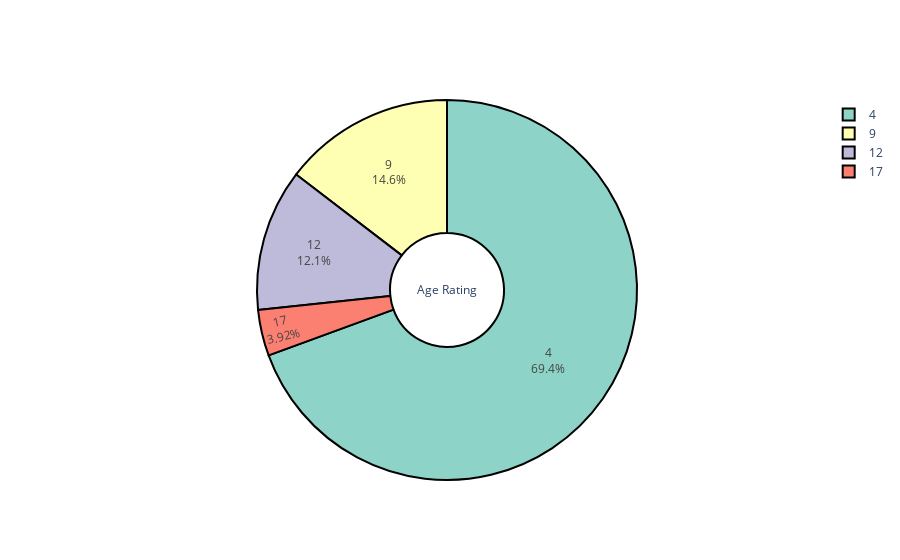

Here is the notebook cell this chart was saved with:
### Code cell
import plotly.express as px
import plotly.graph_objs as go
from plotly.offline import iplot

def pie_plot(cnt_srs, colors, title):
    labels = cnt_srs.index
    values = cnt_srs.values
    
    # Create a dynamic color palette using Plotly Express
    color_palette = px.colors.qualitative.Set3  # Set3 offers a good variety of colors
    
    # Plotting the pie chart with more detailed customization
    trace = go.Pie(labels=labels, 
                   values=values, 
                   title=title, 
                   hoverinfo='label+percent+value',  # Display both label, percentage, and value
                   textinfo='label+percent',  # Show label and percentage on the chart
                   textposition='inside',  # Position text inside the slices
                   hole=0.3,  # Adding a hole to create a donut chart effect
                   showlegend=True,
                   marker=dict(colors=color_palette[:len(labels)],  # Ensure the color palette matches the number of slices
                               line=dict(color='#000000', width=2),  # Black border around each slice
                              )
                  )
    return trace

# Call the function with the Age Rating data
trace = pie_plot(df['Age_Rating'].value_counts(), px.colors.qualitative.Set3, 'Age Rating')

# Show the plot
iplot([trace])

### Figure 1 — Plotly figure (JSON) as saved in the notebook; plotly's stock layout.template omitted (floating-point values rounded to 4 significant figures)
{"data": [{"hole": 0.3, "hoverinfo": "label+percent+value", "labels": [4, 9, 12, 17], "marker": {"colors": ["rgb(141,211,199)", "rgb(255,255,179)", "rgb(190,186,218)", "rgb(251,128,114)"], "line": {"color": "#000000", "width": 2}}, "showlegend": true, "textinfo": "label+percent", "textposition": "inside", "title": {"text": "Age Rating"}, "type": "pie", "values": [11693, 2459, 2034, 661]}], "layout": {}}
